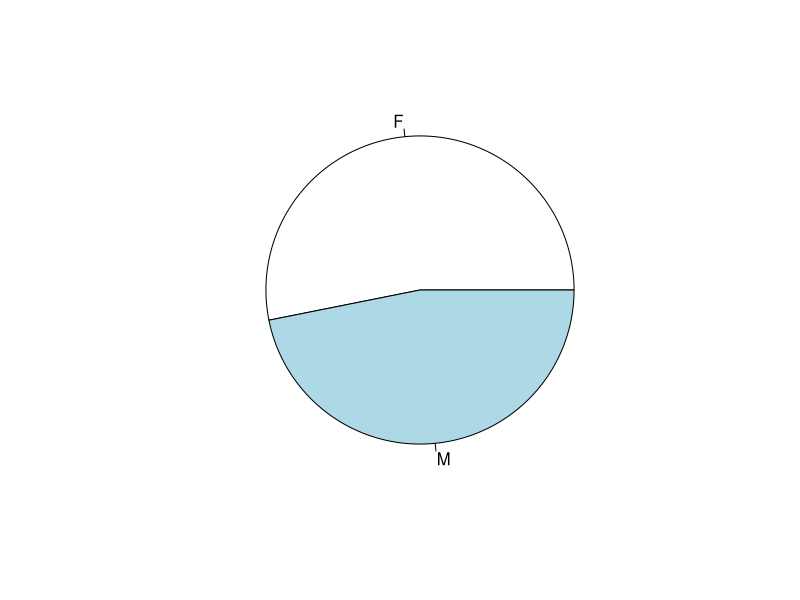
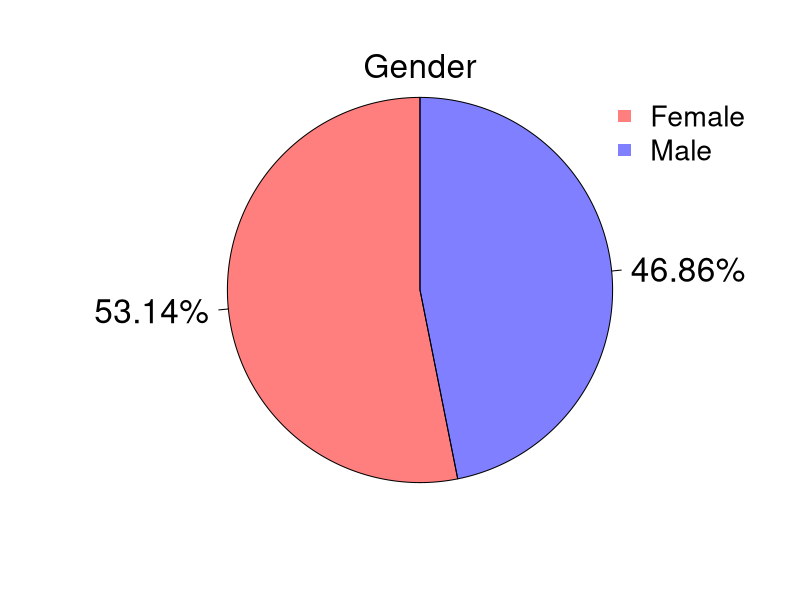
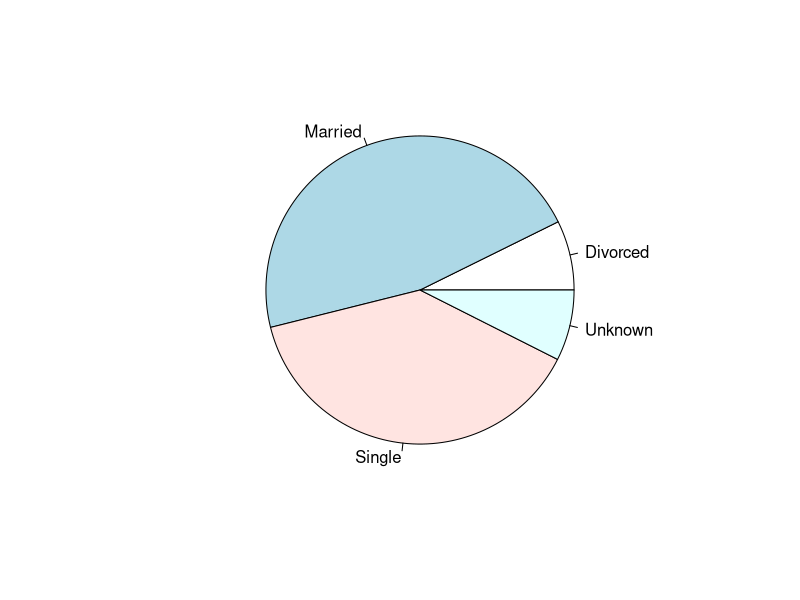
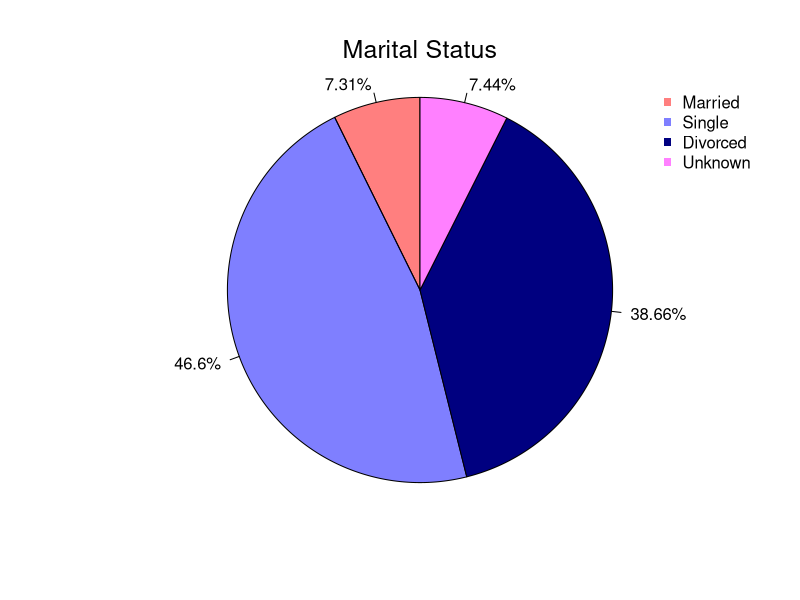
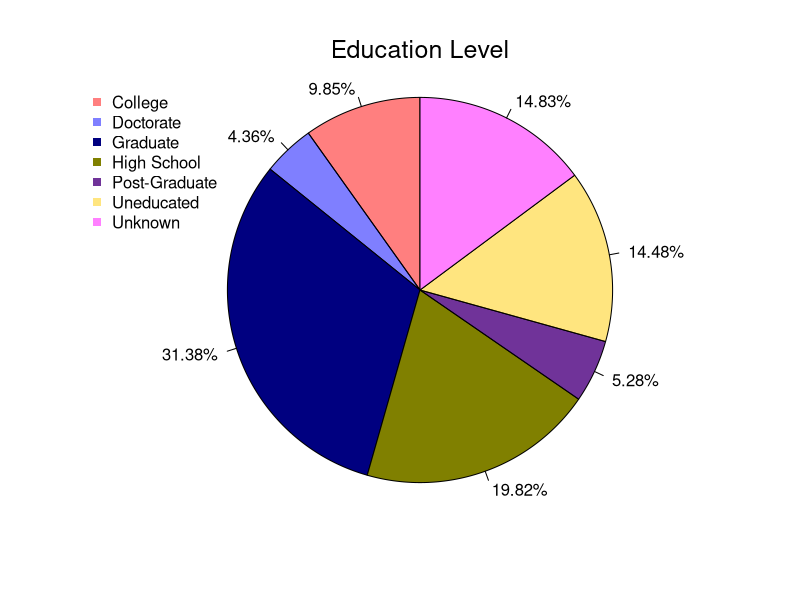
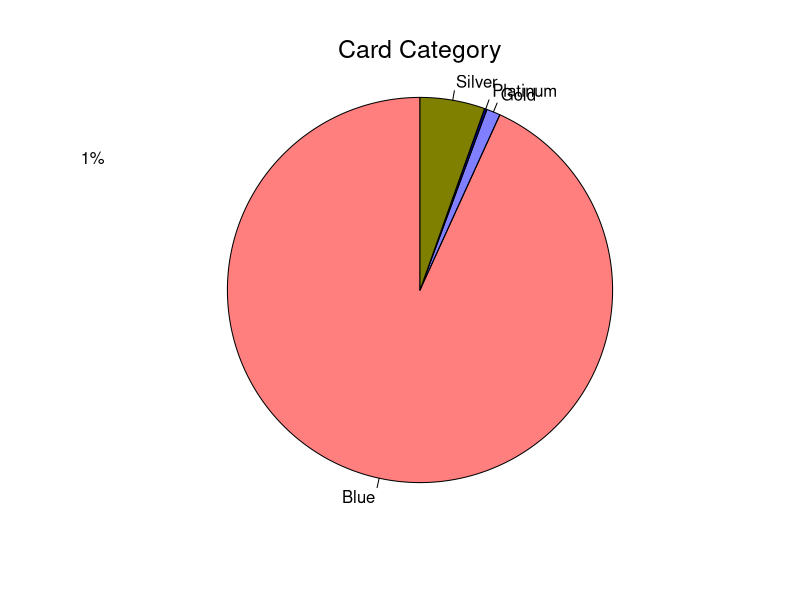
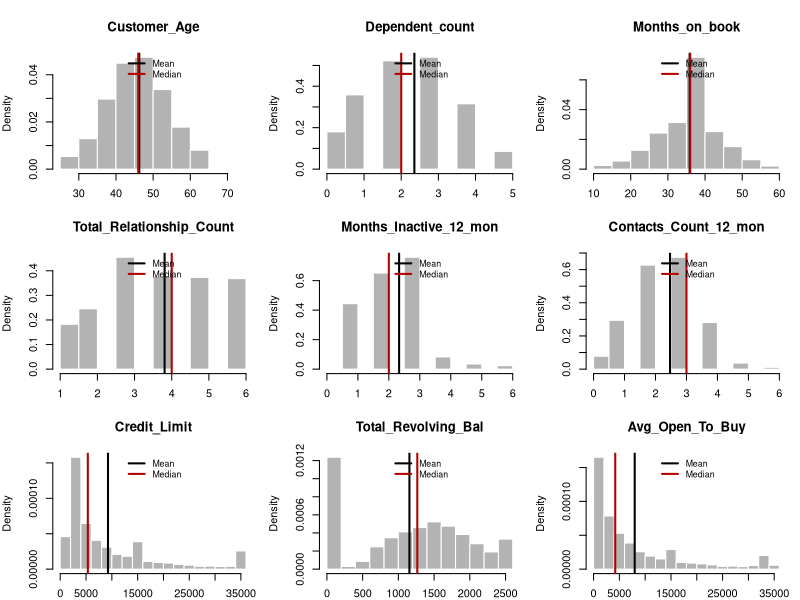
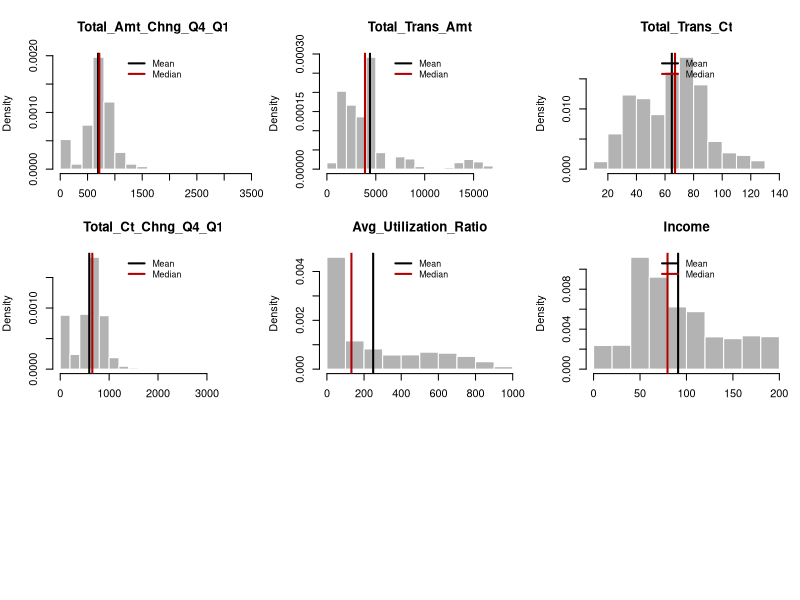

These charts were generated, in order, by the following R code: (Note: this script raises an error after producing the figures.)
#MICHELE TURCO, EDOARDO BROWN, GIULIO PRESAGHI, IRENE BENVENUTI

Data = read.csv2("./Dataset/bank_accounts_train.csv", 
                 header = T, 
                 sep = ",", 
                 colClasses = "character")

#DATA CLEANING, EDA

#1

str(Data)

Data$CLIENTNUM = NULL # We drop the first line since it is a pure identifier and it has nothing to do with our analysis

variables = colnames(Data) # With this line we have a vector of our variables

categorical_variables <- c("Gender", "Education_Level", "Marital_Status", "Card_Category")

numerical_variables <- setdiff(variables, categorical_variables) # Setdiff is a function that finds the difference between the two argument sets

for (var in numerical_variables) {
  Data[[var]] = as.numeric(Data[[var]])
}

for (var in categorical_variables) {
  Data[[var]] = as.factor(Data[[var]])
}

str(Data)

target_variable = "Closed_Account"
numerical_variables <- setdiff(numerical_variables, target_variable)

# Plots categorical variables

# Gender
x = table(Data$Gender)
r = round(x/nrow(Data)*100, 2)
s = paste( r, "%", sep = "")
pie(table(Data$Gender))
{pie(x = table(Data$Gender), 
     labels = s,
     edges = 10000, 
     radius = 1,
     init.angle = 90, 
     col = c(rgb(1,0,0, .5),
             rgb(0,0,1,0.5)),
     cex = 2)
  mtext("Gender", side = 3, cex = 2)
  legend("topright", 
         pch = 15, 
         col = c(rgb(1,0,0, .5),
                 rgb(0,0,1,0.5)),
         c("Female", "Male"), cex = 1.7,
         bty = "n")}

#Marital Status
x <- table(addNA(Data$Marital_Status))
r = round(x/nrow(Data)*100, 2)
s = paste( r, "%", sep = "")
pie(table(Data$Marital_Status))
{pie(x = table(Data$Marital_Status), 
     labels = s,
     edges = 10000, 
     radius = 1,
     init.angle = 90, 
     col = c(rgb(1,0,0,0.5),
             rgb(0,0,1,0.5),
             rgb(0,0,0.5,1),
             rgb(1,0.5,1,1)
             ),
     cex = 1)
  mtext("Marital Status", side = 3, cex = 1.5, line = 1)
  legend("topright", 
         pch = 15, 
         col = c(rgb(1,0,0, .5),
                 rgb(0,0,1,0.5),
                 rgb(0,0, .5,1),
                 rgb(1,0.5,1,1)
                 ),
         c("Married", "Single", "Divorced", "Unknown"), cex = 1,
         bty = "n")}

#Educational Level
education_table <- table(Data$Education_Level)
r <- round(education_table / nrow(Data) * 100, 2)
s <- paste(r, "%", sep = "")

pie(x = education_table, 
    labels = s,
    edges = 10000, 
    radius = 1,
    init.angle = 90, 
    col = c(rgb(1,0,0,0.5),
            rgb(0,0,1,0.5),
            rgb(0,0,0.5,1),
            rgb(0.5,0.5,0,1),
            rgb(0.3,0,0.5,0.8),
            rgb(1,0.8,0,0.5),
            rgb(1,0.5,1,1)),
    cex = 1)
mtext("Education Level", side = 3, cex = 1.5, line = 1) # side=3 is the top
legend("topleft", 
       pch = 15, 
       col = c(rgb(1,0,0,0.5),
               rgb(0,0,1,0.5),
               rgb(0,0,0.5,1),
               rgb(0.5,0.5,0,1),
               rgb(0.3,0,0.5,0.8),
               rgb(1,0.8,0,0.5),
               rgb(1,0.5,1,1)),
       legend = levels(Data$Education_Level), cex = 1,
       bty = "n")

# Card Category
card_table <- table(Data$Card_Category)
r <- round(card_table / nrow(Data) * 100, 2)
s <- paste(r, "%", sep = "")
s2 <- paste(levels(Data$Card_Category), s)

pie(x = card_table, 
    edges = 10000, 
    radius = 1,
    init.angle = 90, 
    col = c(rgb(1,0,0,0.5),
            rgb(0,0,1,0.5),
            rgb(0,0,0.5,1),
            rgb(0.5,0.5,0,1)
            ),
    cex = 1)
mtext("Card Category", side = 3, cex = 1.5, line = 1) # side=3 is the top
legend( x= -2.4, y = 1,
       pch = 15, 
       col = c(rgb(1,0,0,0.5),
               rgb(0,0,1,0.5),
               rgb(0,0,0.5,1),
               rgb(0.5,0.5,0,1)
               ),
       legend = s2, cex = 1,
       bty = "n")

# Graphical exploration of Numerical Variables
Numerical_Data = Data[numerical_variables]
(means_vec = apply(X = Numerical_Data, MARGIN = 2, FUN = mean))
colMeans(Numerical_Data)
(median_vec = apply(X = Numerical_Data, MARGIN = 2, FUN = median))
(sd_vec = apply(X = Numerical_Data, MARGIN = 2, FUN = sd))

ncol(Numerical_Data)
par(mfrow = c(3,3), mar = c(2,4,4,1))

for(i in 1:length(numerical_variables)){
  hist(Numerical_Data[,i], freq = F, main = names(Numerical_Data)[i],col = rgb(.7,.7,.7), border = "white", xlab = "")
  abline(v = means_vec[i], lwd = 2)
  abline(v = median_vec[i], lwd = 2, col = rgb(.7,0,0))
  legend("top", c("Mean", "Median"), lwd = 2, col = c(1, rgb(.7,0,0)),cex = .8, bty = "n")
}

#Encode NaN values
#Rename missing values with NA notation
Data[Data == 'Unknown'] <- NA

# Now we try to understand where the missing values are

# Create a logical matrix where TRUE indicates a missing value
na_matrix <- is.na(Data)

# Sum the TRUE values by row to see how many NAs each row contains
na_counts_per_row <- rowSums(na_matrix)

# Count how many rows have at least one NA
rows_with_na <- sum(na_counts_per_row > 0)

# Print the result
print(rows_with_na)

# Since there is a significant number of rows with missing values, dropping them is not an
# optimal solution

# Count NAs in each column
na_counts_per_column <- colSums(is.na(Data))

# Print the result
print(na_counts_per_column)

# Missing values are only present in "Marital Status" and "Educational Level". 


#We decided to impute missing values with the mode of the other instances
#in the same column

getSimpleMode <- function(x) {
  # Use table() to count occurrences of each value, sort in decreasing order, and return the name of the first element
  tbl <- table(x)
  mode_value <- names(tbl[tbl == max(tbl)])[1]
  return(mode_value)
}


for (var in categorical_variables) {
  if (any(is.na(Data[[var]]))) {
    Data[[var]][is.na(Data[[var]])] <- getSimpleMode(Data[[var]])
  }
}

dev.off() # empty plot

str(Data)
na_matrix <- is.na(Data)
# Count how many rows have at least one NA
na_counts_per_row <- rowSums(na_matrix)
rows_with_na <- sum(na_counts_per_row > 0)

# Print the result
print(rows_with_na)

## --------------------------------------------- ##
# Correlation Matrix

# Compute the correlation matrix
cor_matrix <- cor(Numerical_Data, use = "complete.obs")  # 'use' handles missing values

corrplot(cor_matrix, method = "color", tl.srt = 45, tl.col = "black") # Using the library corrplot


# Correlation with target variable
correlations <- sapply(Numerical_Data, function(x) cor(x, Data$Closed_Account, use = "complete.obs"))

# Omit the target variable from the plot if it's included in the Data frame
correlations <- abs(correlations[names(correlations) != "target_var"])

# Plot
# Increase the size of the margins on the left side (side = 2)
par(mar = c(5, 8, 4, 2) + 0.1)  # Default is c(5, 4, 4, 2) + 0.1

# Create the barplot with larger font size for names
barplot(correlations, main="Correlation with Target Variable",
        horiz=TRUE, cex.names=0.7, las=2, col = "deepskyblue")

# Reset to default par settings if necessary
par(mar = c(5, 4, 4, 2) + 0.1)






# View the cleaned data
head(Data)

#2

# Print the structure of the dataset
str(Data)

# Summary statistics for numerical variables
summary(Data)

# Frequency table for categorical variables
categorical_vars <- c("Gender", "Education_Level", "Marital_Status", "Card_Category")
lapply(Data[categorical_vars], table)

# Selecting numerical variables for correlation analysis
numerical_vars <- c("Customer_Age", "Dependent_count", "Months_on_book", "Total_Relationship_Count", "Months_Inactive_12_mon", "Contacts_Count_12_mon", "Credit_Limit", "Total_Revolving_Bal", "Avg_Open_To_Buy", "Total_Amt_Chng_Q4_Q1", "Total_Trans_Amt", "Total_Trans_Ct", "Total_Ct_Chng_Q4_Q1", "Avg_Utilization_Ratio")
cor_matrix <- cor(Data[numerical_vars], use="complete.obs") # handling NA values

# Visualize the correlation matrix
corrplot(cor_matrix, method="circle")

## Logistic regression

set.seed(123)
id_train <- sample(1:nrow(Data), size = 0.75*nrow(Data), replace = F)
train_data <- Data[id_train,]
val_data <- Data[-id_train,]

# Response variable distribution in the train test
plot(train_data$Closed_Account, ylab = "Frequency")
table(train_data$Closed_Account)
prop.table(table(train_data$Closed_Account))

# Response variable distribution in the original data
plot(Data$Closed_Account, ylab = "Frequency")
table(Data$Closed_Account)
prop.table(table(Data$Closed_Account))

# Response variable distribution in the validation set
plot(val_data$Closed_Account, ylab = "Frequency")
table(val_data$Closed_Account)
prop.table(table(val_data$Closed_Account))

# Fit logistic regression model
model <- glm(Closed_Account ~ Income + Gender, family = binomial(link = "logit"), data = train_data)
# View model summary
summary(model)

baseline <- glm(Closed_Account ~ 1, family = "binomial", data = train_data)
anova(logit_fit0, model, test = "Chisq")

#Now let's see how much it is accurate using the validation set
val_data$predicted_probabilities <- predict(model, newdata = val_data, type="response")

# Assuming your threshold is 0.5 for classifying predictions as 1
val_data$predicted_class <- ifelse(val_data$predicted_probabilities > 0.5, 1, 0)


# Create the confusion matrix by comparing actual values to predicted classes
conf_matrix <- table(Actual = val_data$Closed_Account, Predicted = val_data$predicted_class)
print(conf_matrix)


#Now let's show the probabilities on some plots
ggplot(val_data, aes(x = Income, y = predictions, color = Gender)) + 
  geom_line() + 
  labs(title = "Probability of Account Closure by Income and Gender", y = "Probability of Closure", x = "Income") +
  scale_color_manual(values = c("blue", "red"))

#From the logistic regression lines we can infere that income has not a different effect on males and females.
#Instead we can see that the Gender difference has a significant effect on the probability of Account Closure.

#K-NN

library(class)

# Set a range for k
k_values <- 1:25
accuracy_scores <- numeric(length(k_values))

# Loop over k values
for (k in k_values) {
  set.seed(123) # for reproducibility
  knn_pred <- knn(train = train_data[, c("Total_Trans_Amt", "Total_Trans_Ct")],
                  test = val_data[, c("Total_Trans_Amt", "Total_Trans_Ct")],
                  cl = train_data$Closed_Account,
                  k = k)
  
  # Calculate accuracy
  accuracy_scores[k] <- sum(val_data$Closed_Account == knn_pred) / length(knn_pred)
}

# Now, plot the accuracy scores as a function of k
plot(k_values, accuracy_scores, type = "b", 
     xlab = "Number of Neighbors (k)", ylab = "Accuracy",
     main = "k-NN Model Accuracy by Number of Neighbors")

# Best Model

logit_fit1 <- glm(Closed_Account ~ .,
                  family = "binomial",
                  data = train_data)
summary(logit_fit1)

# Comparison based on deviance test (Chi-square test)
logit_fit0 <- glm(Closed_Account ~ 1,
                  family = "binomial",
                  data = train_data)
anova(logit_fit0, logit_fit1, test = "Chisq") 
# We do reject the null hypothesis of equivalence between the two models.

# Can we do better?
# We have too many covariates, some of which are not significant. We could
# perform some type of variable selection to keep only the most important ones.

## Stepwise variable selection (based on AIC) ##

# Forward
logit_fit_aic1 <- step(glm(Closed_Account ~ 1,
                           family = "binomial",
                           data = train_data),
                       scope = formula(logit_fit1),
                       direction = "forward")

# Backward
logit_fit_aic2 <- step(logit_fit1,
                       direction = "backward") 

# Both directions
logit_fit_aic3 <- step(logit_fit1,
                       direction = "both")

sort(coefficients(logit_fit_aic1))
sort(coefficients(logit_fit_aic2))
sort(coefficients(logit_fit_aic3))


# Comparison based on deviance test (Chi-square test) for nested models
anova(logit_fit_aic1, logit_fit1, test = "Chisq") 
# We do not reject the null hypothesis of equivalence between the two models.


## Stepwise variable selection (based on BIC) ##
# Forward
logit_fit_bic1 <- step(glm(Closed_Account ~ 1,
                           family = "binomial",
                           data = train_data),
                       scope = formula(logit_fit1),
                       direction = "forward",
                       k = log(nrow(train_data)))

# Backward
logit_fit_bic2 <- step(logit_fit1,
                       direction = "backward",
                       k = log(nrow(train_data))) 

# Both directions
logit_fit_bic3 <- step(logit_fit1,
                       direction = "both",
                       k = log(nrow(train_data)))

sort(coefficients(logit_fit_bic1))
sort(coefficients(logit_fit_bic2))
sort(coefficients(logit_fit_bic3))
# The methods select the same variables
# BIC is stricter than AIC and favors simpler models.

# Comparison based on deviance test (Chi-square test)
anova(logit_fit_bic2, logit_fit1, test = "Chisq") 
# We do reject the null hypothesis of equivalence!

# ----------------- model evaluation
# Classic threshold
tt <- 0.5

str(train_data)

# We can use this threshold to turn estimated probabilities into labels
pred_aic <- as.factor(ifelse(logit_fit_aic1$fitted.values > tt, "yes", "no"))
pred_bic <- as.factor(ifelse(logit_fit_bic1$fitted.values > tt, "yes", "no"))

## Training set ##
# based on aic
True.positive = sum(pred_aic[which(train_data$Closed_Account == 1)] == "yes")
True.negative = sum(pred_aic[which(train_data$Closed_Account == 0)] == "no")
False.positive = sum(pred_aic[which(train_data$Closed_Account == 0)] == "yes")
False.negative = sum(pred_aic[which(train_data$Closed_Account == 1)] == "no")
Confusion.Matrix = matrix(c(True.positive, 
                            False.positive, 
                            False.negative, 
                            True.negative),
                          nrow = 2,ncol = 2)
row.names(Confusion.Matrix) = c("Actual Positive", "Actual Negative")
colnames(Confusion.Matrix) = c("Predicted Positive", "Predicted Negative")
Confusion.Matrix

(Sensitivity = True.positive/(True.positive + False.negative))
(Specificity = True.negative/(True.negative + False.positive))
(Accuracy = (True.positive + True.negative) / nrow(train_data))

# based on bic
True.positive = sum(pred_bic[which(train_data$Closed_Account == 1)] == "yes")
True.negative = sum(pred_bic[which(train_data$Closed_Account == 0)] == "no")
False.positive = sum(pred_bic[which(train_data$Closed_Account == 0)] == "yes")
False.negative = sum(pred_bic[which(train_data$Closed_Account == 1)] == "no")
Confusion.Matrix = matrix(c(True.positive, 
                            False.positive, 
                            False.negative, 
                            True.negative),
                          nrow = 2,ncol = 2)
row.names(Confusion.Matrix) = c("Actual Positive", "Actual Negative")
colnames(Confusion.Matrix) = c("Predicted Positive", "Predicted Negative")
Confusion.Matrix

(Sensitivity = True.positive/(True.positive + False.negative))
(Specificity = True.negative/(True.negative + False.positive))
(Accuracy = (True.positive + True.negative) / nrow(train_data))
# On the training set the model based on aic performs slightly better in terms 
# sensitivity.
# This makes sense, since it uses a larger set of covariates.


# To effectively choose the model, we should evaluate the performance on some 
# data that has not been used for training.

# Predictions for the observations in the validation set

# Assuming 'df' is your dataframe
val_data_2 <- val_data[, -c((ncol(val_data)-1):ncol(val_data))]

prob_out_aic <- predict(logit_fit_aic1,
                        newdata = val_data_2,
                        type = "response")
pred_out_aic <- as.factor(ifelse(prob_out_aic > tt, "yes", "no"))
prob_out_bic <- predict(logit_fit_bic1,
                        newdata = val_data$Closed_Account,
                        type = "response")
pred_out_bic <- as.factor(ifelse(prob_out_bic > tt, "yes", "no"))

# based on aic
True.positive = sum(pred_out_aic[which(val_data$Closed_Account == 1)] == "yes")
True.negative = sum(pred_out_aic[which(val_data$Closed_Account == 0)] == "no")
False.positive = sum(pred_out_aic[which(val_data$Closed_Account == 0)] == "yes")
False.negative = sum(pred_out_aic[which(val_data$Closed_Account == 1)] == "no")
Confusion.Matrix_aic = matrix(c(True.positive, 
                                False.positive, 
                                False.negative, 
                                True.negative),
                              nrow = 2,ncol = 2)
row.names(Confusion.Matrix_aic) = c("Actual Positive", "Actual Negative")
colnames(Confusion.Matrix_aic) = c("Predicted Positive", "Predicted Negative")
Confusion.Matrix_aic

(Sensitivity_aic = True.positive/(True.positive + False.negative))
(Specificity_aic = True.negative/(True.negative + False.positive))
(Accuracy_aic = (True.positive + True.negative) / nrow(val_data))

# based on bic
True.positive = sum(pred_out_bic[which(val_dat$subs_end == "yes")] == "yes")
True.negative = sum(pred_out_bic[which(val_dat$subs_end == "no")] == "no")
False.positive = sum(pred_out_bic[which(val_dat$subs_end == "no")] == "yes")
False.negative = sum(pred_out_bic[which(val_dat$subs_end == "yes")] == "no")
Confusion.Matrix_bic = matrix(c(True.positive, 
                                False.positive, 
                                False.negative, 
                                True.negative),
                              nrow = 2,ncol = 2)
row.names(Confusion.Matrix_bic) = c("Actual Positive", "Actual Negative")
colnames(Confusion.Matrix_bic) = c("Predicted Positive", "Predicted Negative")
Confusion.Matrix_bic

(Sensitivity_bic = True.positive/(True.positive + False.negative))
(Specificity_bic = True.negative/(True.negative + False.positive))
(Accuracy_bic = (True.positive + True.negative) / nrow(val_dat))
# Also on the validation set, the model chosen via AIC is slightly better in terms 
# terms of sensitivity.

# Important: changing the threshold affects the results. 
# Hence, the threshold should be tuned to find the best one for our purpose (we 
# care more about the yes, more about the no, or equally about the two).


# ROC (Receiver Operating Characteristic) curve and AUC (Area Under the Curve)
# consider all the possible thresholds.
# AUC provides a single number that can be used to choose between models.
library(pROC)
?roc

## Training set ##
# ROC curves
roc_aic <- pROC::roc(train_dat$subs_end,
                     logit_fit_aic1$fitted.values,
                     plot = TRUE,
                     col = "midnightblue",
                     lwd = 3,
                     auc.polygon = T,
                     auc.polygon.col = "lightblue",
                     print.auc = T)
roc_bic <- pROC::roc(train_dat$subs_end,
                     logit_fit_bic1$fitted.values,
                     plot = TRUE,
                     col = "midnightblue",
                     lwd = 3,
                     auc.polygon = T,
                     auc.polygon.col = "lightblue",
                     print.auc = T)

# AUC scores
roc_aic$auc
roc_bic$auc
# The models seem to perform similarly on the training set in terms of 
# AUC


## Validation set ##
# ROC curves
roc_out_aic <- pROC::roc(val_dat$subs_end,
                         prob_out_aic,
                         plot = TRUE,
                         col = "midnightblue",
                         lwd = 3,
                         auc.polygon = T,
                         auc.polygon.col = "lightblue",
                         print.auc = T)
roc_out_bic <- pROC::roc(val_dat$subs_end,
                         prob_out_bic,
                         plot = TRUE,
                         col = "midnightblue",
                         lwd = 3,
                         auc.polygon = T,
                         auc.polygon.col = "lightblue",
                         print.auc = T)

# AUC scores
(auc_glm_aic <- roc_out_aic$auc)
(auc_glm_bic <- roc_out_bic$auc)
# The models perform similarly also on the validation set.

# Put the results toghether
(glm_aic <- c(Accuracy_aic, Sensitivity_aic, Specificity_aic, auc_glm_aic))
(glm_bic <- c(Accuracy_bic, Sensitivity_bic, Specificity_bic, auc_glm_bic))



